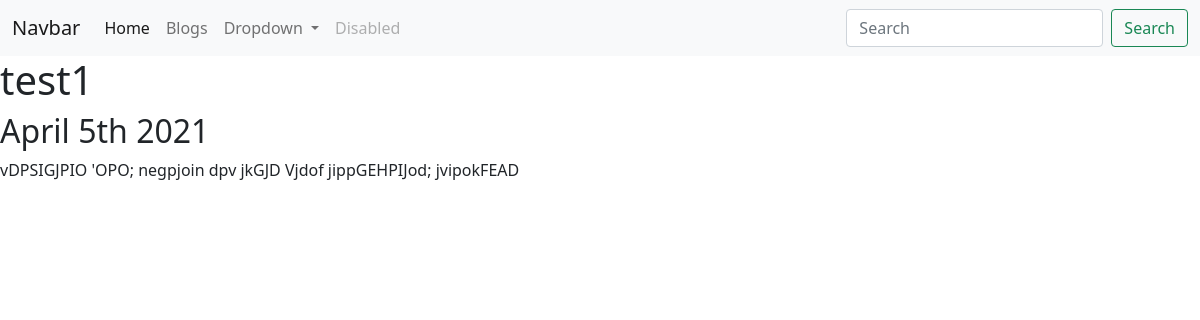
Page /blog/1/ on the committed database.
### blog/models.py (models this page shows, shortened)
class Blog(models.Model):
    title = models.CharField(max_length=200)
    description = models.TextField()
    date = models.DateField()

### blog/views.py (the view)
# urls.py: path('<int:blog_id>/', views.detail, name="detail")
def detail(request, blog_id):
    blog = get_object_or_404(Blog, pk=blog_id)
    return render(request, 'blog/detail.html', {'blog': blog})

### blog/templates/blog/detail.html
{% extends "portfolio/base.html" %} {% block content%}
<h1>{{blog.title}}</h1>
<h2>{{blog.date|date:'F jS Y'}}</h2>
{{blog.description|safe}} {%endblock%}

### rows in the picture
Blog: title "test1", date "April 5th 2021", description "vDPSIGJPIO 'OPO; negpjoin dpv jkGJD Vjdof jippGEHPIJod; jvipokFEAD"
